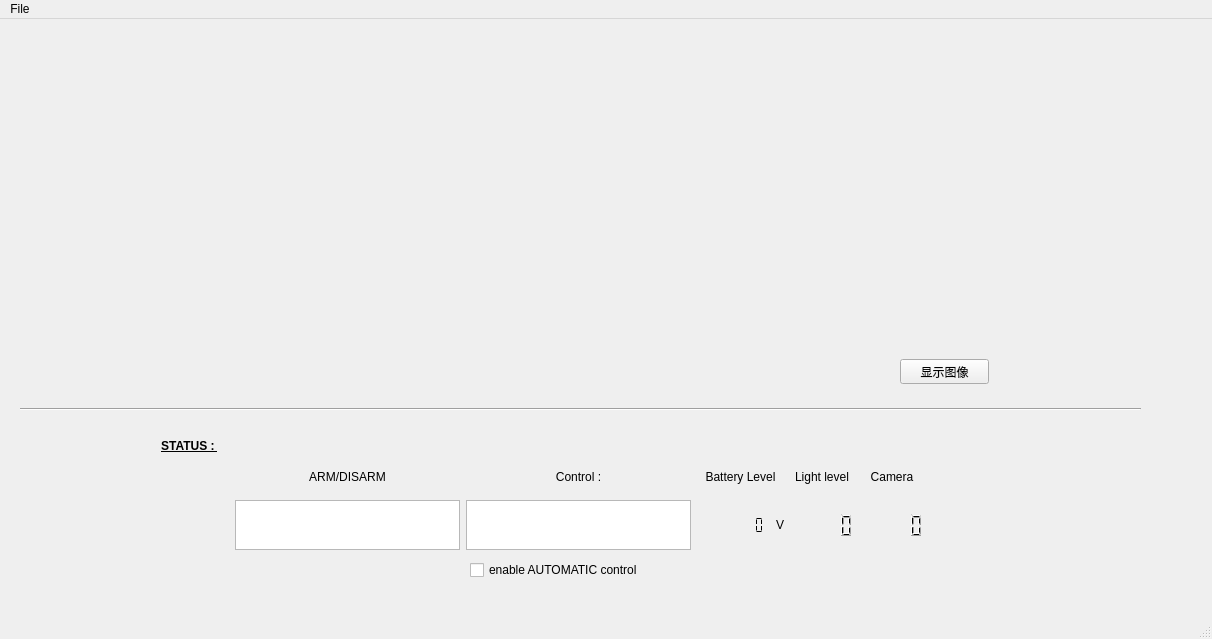
<?xml version="1.0" encoding="UTF-8"?>
<ui version="4.0">
 <class>mainWindow</class>
 <widget class="QMainWindow" name="mainWindow">
  <property name="geometry">
   <rect>
    <x>0</x>
    <y>0</y>
    <width>1212</width>
    <height>639</height>
   </rect>
  </property>
  <property name="sizePolicy">
   <sizepolicy hsizetype="MinimumExpanding" vsizetype="Preferred">
    <horstretch>0</horstretch>
    <verstretch>0</verstretch>
   </sizepolicy>
  </property>
  <property name="windowTitle">
   <string>BlueRov2</string>
  </property>
  <property name="autoFillBackground">
   <bool>true</bool>
  </property>
  <widget class="QWidget" name="centralwidget">
   <widget class="QWidget" name="gridLayoutWidget_3">
    <property name="geometry">
     <rect>
      <x>150</x>
      <y>420</y>
      <width>774</width>
      <height>111</height>
     </rect>
    </property>
    <layout class="QGridLayout" name="gridLayout_status" columnstretch="75,0,0,0,0,0">
     <property name="sizeConstraint">
      <enum>QLayout::SetDefaultConstraint</enum>
     </property>
     <item row="1" column="4">
      <widget class="QLabel" name="label_35">
       <property name="enabled">
        <bool>true</bool>
       </property>
       <property name="sizePolicy">
        <sizepolicy hsizetype="Minimum" vsizetype="Expanding">
         <horstretch>0</horstretch>
         <verstretch>0</verstretch>
        </sizepolicy>
       </property>
       <property name="text">
        <string>Light level</string>
       </property>
       <property name="alignment">
        <set>Qt::AlignCenter</set>
       </property>
      </widget>
     </item>
     <item row="1" column="1">
      <widget class="QLabel" name="label_32">
       <property name="text">
        <string>ARM/DISARM</string>
       </property>
       <property name="alignment">
        <set>Qt::AlignCenter</set>
       </property>
      </widget>
     </item>
     <item row="1" column="2">
      <widget class="QLabel" name="label_33">
       <property name="text">
        <string>Control :</string>
       </property>
       <property name="alignment">
        <set>Qt::AlignCenter</set>
       </property>
      </widget>
     </item>
     <item row="0" column="0">
      <widget class="QLabel" name="label">
       <property name="font">
        <font>
         <weight>75</weight>
         <bold>true</bold>
         <underline>true</underline>
        </font>
       </property>
       <property name="text">
        <string>STATUS : </string>
       </property>
       <property name="alignment">
        <set>Qt::AlignCenter</set>
       </property>
      </widget>
     </item>
     <item row="2" column="1">
      <widget class="QTextBrowser" name="arm_disarm_display">
       <property name="sizePolicy">
        <sizepolicy hsizetype="Fixed" vsizetype="Fixed">
         <horstretch>0</horstretch>
         <verstretch>0</verstretch>
        </sizepolicy>
       </property>
       <property name="maximumSize">
        <size>
         <width>225</width>
         <height>50</height>
        </size>
       </property>
      </widget>
     </item>
     <item row="2" column="2">
      <widget class="QTextBrowser" name="automatic_manual_ctrl_display">
       <property name="sizePolicy">
        <sizepolicy hsizetype="MinimumExpanding" vsizetype="Preferred">
         <horstretch>0</horstretch>
         <verstretch>0</verstretch>
        </sizepolicy>
       </property>
       <property name="maximumSize">
        <size>
         <width>225</width>
         <height>50</height>
        </size>
       </property>
      </widget>
     </item>
     <item row="1" column="0">
      <widget class="QLabel" name="label_31">
       <property name="text">
        <string/>
       </property>
      </widget>
     </item>
     <item row="1" column="5">
      <widget class="QLabel" name="label_44">
       <property name="text">
        <string>Camera</string>
       </property>
       <property name="alignment">
        <set>Qt::AlignCenter</set>
       </property>
      </widget>
     </item>
     <item row="2" column="5">
      <widget class="QLCDNumber" name="camera_tilt_display">
       <property name="frameShape">
        <enum>QFrame::NoFrame</enum>
       </property>
       <property name="smallDecimalPoint">
        <bool>false</bool>
       </property>
       <property name="segmentStyle">
        <enum>QLCDNumber::Filled</enum>
       </property>
      </widget>
     </item>
     <item row="2" column="3">
      <layout class="QHBoxLayout" name="horizontalLayout">
       <item>
        <widget class="QLCDNumber" name="battery_level_display">
         <property name="font">
          <font>
           <pointsize>20</pointsize>
          </font>
         </property>
         <property name="layoutDirection">
          <enum>Qt::LeftToRight</enum>
         </property>
         <property name="frameShape">
          <enum>QFrame::NoFrame</enum>
         </property>
         <property name="smallDecimalPoint">
          <bool>true</bool>
         </property>
         <property name="digitCount">
          <number>7</number>
         </property>
         <property name="segmentStyle">
          <enum>QLCDNumber::Flat</enum>
         </property>
         <property name="intValue" stdset="0">
          <number>0</number>
         </property>
        </widget>
       </item>
       <item>
        <widget class="QLabel" name="label_36">
         <property name="text">
          <string>V</string>
         </property>
        </widget>
       </item>
      </layout>
     </item>
     <item row="2" column="4">
      <widget class="QLCDNumber" name="light_level_display">
       <property name="frameShape">
        <enum>QFrame::NoFrame</enum>
       </property>
       <property name="smallDecimalPoint">
        <bool>false</bool>
       </property>
      </widget>
     </item>
     <item row="1" column="3">
      <widget class="QLabel" name="label_34">
       <property name="sizePolicy">
        <sizepolicy hsizetype="Preferred" vsizetype="Preferred">
         <horstretch>1</horstretch>
         <verstretch>0</verstretch>
        </sizepolicy>
       </property>
       <property name="inputMethodHints">
        <set>Qt::ImhNone</set>
       </property>
       <property name="text">
        <string>Battery Level</string>
       </property>
       <property name="alignment">
        <set>Qt::AlignCenter</set>
       </property>
      </widget>
     </item>
    </layout>
   </widget>
   <widget class="Line" name="line">
    <property name="geometry">
     <rect>
      <x>20</x>
      <y>380</y>
      <width>1121</width>
      <height>20</height>
     </rect>
    </property>
    <property name="orientation">
     <enum>Qt::Horizontal</enum>
    </property>
   </widget>
   <widget class="QCheckBox" name="checkBox_enable_automatic_control">
    <property name="geometry">
     <rect>
      <x>470</x>
      <y>540</y>
      <width>211</width>
      <height>22</height>
     </rect>
    </property>
    <property name="text">
     <string>enable AUTOMATIC control</string>
    </property>
   </widget>
   <widget class="QWidget" name="widget" native="true">
    <property name="geometry">
     <rect>
      <x>260</x>
      <y>40</y>
      <width>561</width>
      <height>321</height>
     </rect>
    </property>
   </widget>
   <widget class="QPushButton" name="pushButton">
    <property name="geometry">
     <rect>
      <x>900</x>
      <y>340</y>
      <width>89</width>
      <height>25</height>
     </rect>
    </property>
    <property name="text">
     <string>显示图像</string>
    </property>
   </widget>
  </widget>
  <widget class="QMenuBar" name="menubar">
   <property name="geometry">
    <rect>
     <x>0</x>
     <y>0</y>
     <width>1212</width>
     <height>22</height>
    </rect>
   </property>
   <widget class="QMenu" name="menuFile">
    <property name="title">
     <string>File</string>
    </property>
    <addaction name="actionLoad_parameters"/>
    <addaction name="separator"/>
    <addaction name="actionSave_parameters"/>
   </widget>
   <addaction name="menuFile"/>
  </widget>
  <widget class="QStatusBar" name="statusbar"/>
  <action name="actionLoad_parameters">
   <property name="text">
    <string>Load parameters</string>
   </property>
  </action>
  <action name="actionSave_parameters">
   <property name="text">
    <string>Save parameters</string>
   </property>
  </action>
 </widget>
 <resources/>
 <connections/>
</ui>
